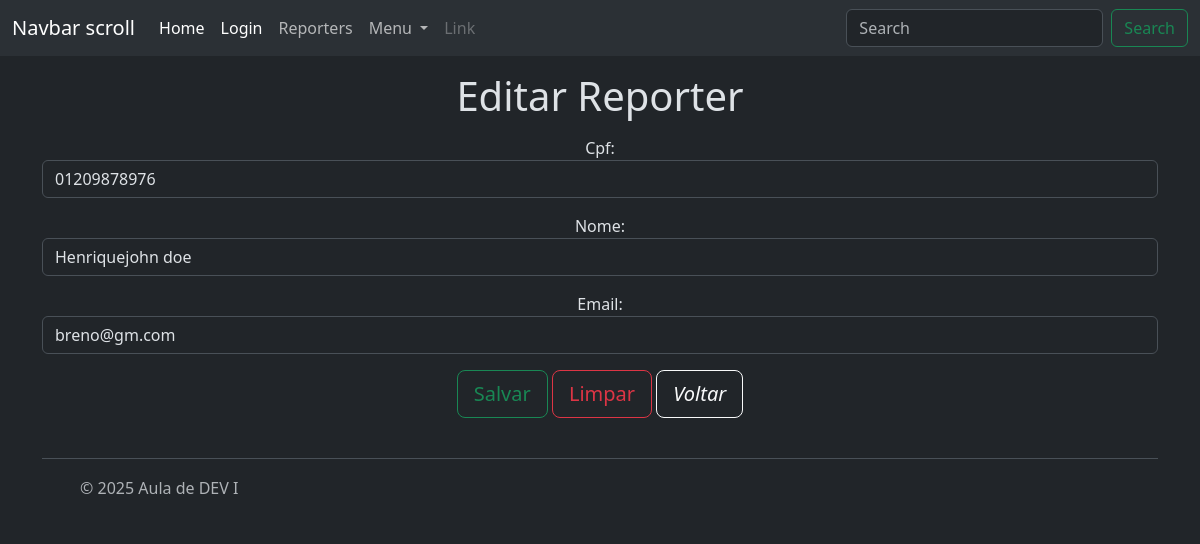
Screenshot of /relacionamentos/reporter/function/update/9 with the database file from the repository.
### relacionamentos/models/reporter.py (models this page shows, shortened)
class Reporter(BaseModel):
    cpf = models.CharField(max_length=11, unique=True)
    nome = models.CharField(max_length=120)
    email = models.EmailField()
    objects = ReporterManager()
    class Meta:
        permissions = [("generate_code", 'Can generate code')]

### relacionamentos/views/reporter.py (the view)
# urls.py: path('reporter/function/update/<int:id>', reporter_update, name='reporter_function_update'),
def reporter_update(request, id):
    reporter = get_object_or_404(Reporter, pk=id)
    if request.method == 'POST':
        form = ReporterForm(request.POST, instance=reporter)
        if form.is_valid():
            form.save()
            return redirect('relacionamentos:reporter_function_list')
    else:
        form = ReporterForm(instance=reporter)
    context = {
        'form': form,
        'reporter': reporter
    }
    return render(request, 'reporter/update.html', context)

### relacionamentos/forms/reporter_form.py
class ReporterForm(BaseForm):
    class Meta:
        model = Reporter
        fields = '__all__'

### relacionamentos/templates/reporter/update.html (shortened to what this page needs)
{% extends 'base.html' %}
{% block title %}
    <h1>Editar Reporter</h1>
{% endblock title %}
{% block content %}
    <form id ='reporter' action="{% url 'relacionamentos:reporter_function_update'  reporter.id %}" method="post" >
        {% for field in form %}
        <div class="mb-3" >
            {{ field.label_tag }} {{ field }}
        </div>
        {% endfor %}
        <button type="submit" class="btn btn-outline-success btn-lg" form="reporter" value="Salvar" >
                Salvar
        </button>
        <button type="reset" class="btn btn-outline-danger btn-lg" form="reporter" value="Limpar" >
                Limpar
        </button>
        <a class="btn btn-outline-light btn-lg" role="button" href="{% url 'relacionamentos:reporter_function_list' %}" >
            <i>Voltar</i>
        </a>
    </form>
{% endblock content %}

### rows the page displays
Reporter: form "01209878976" "Henriquejohn doe" "breno@gm.com"

### other values shown
{{ field.label_tag }} "Cpf:" "Nome:" "Email:"
